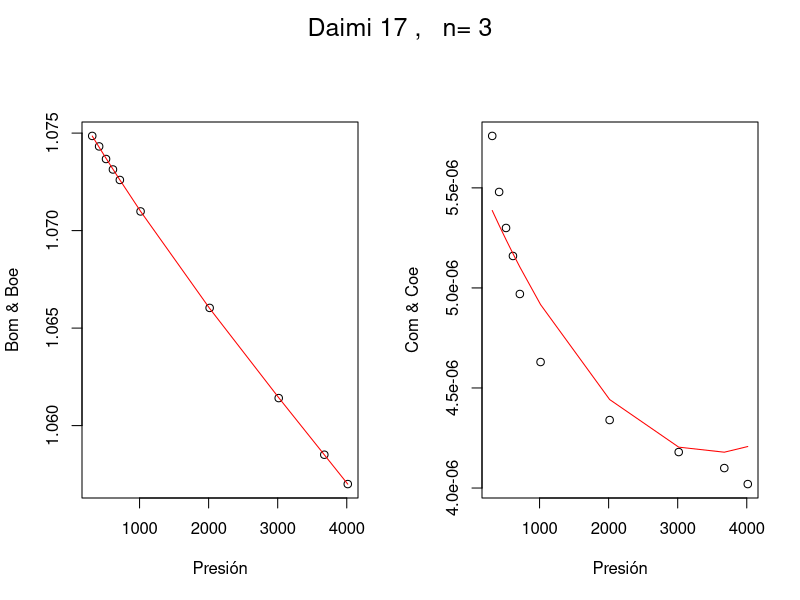
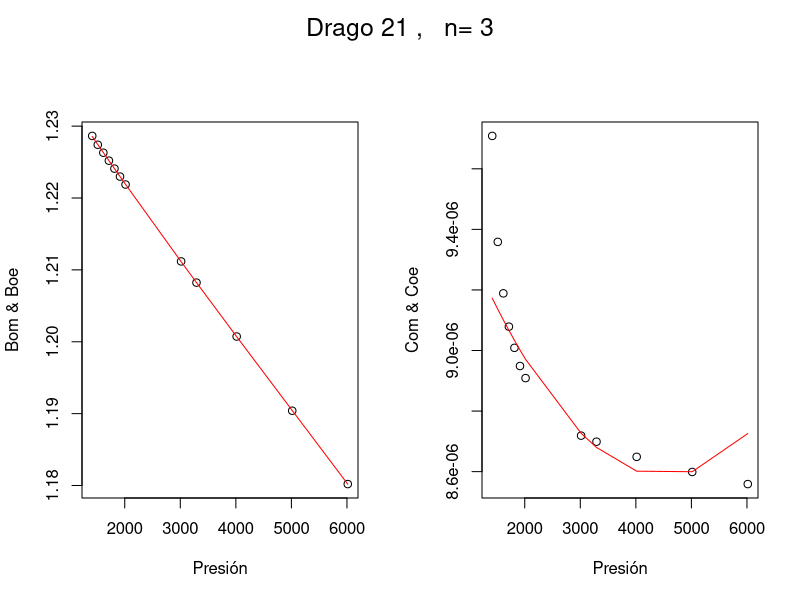
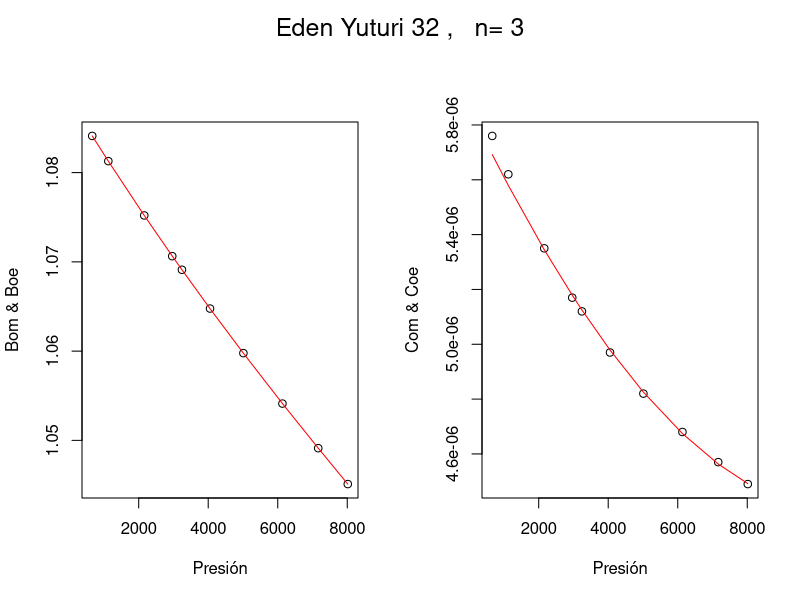
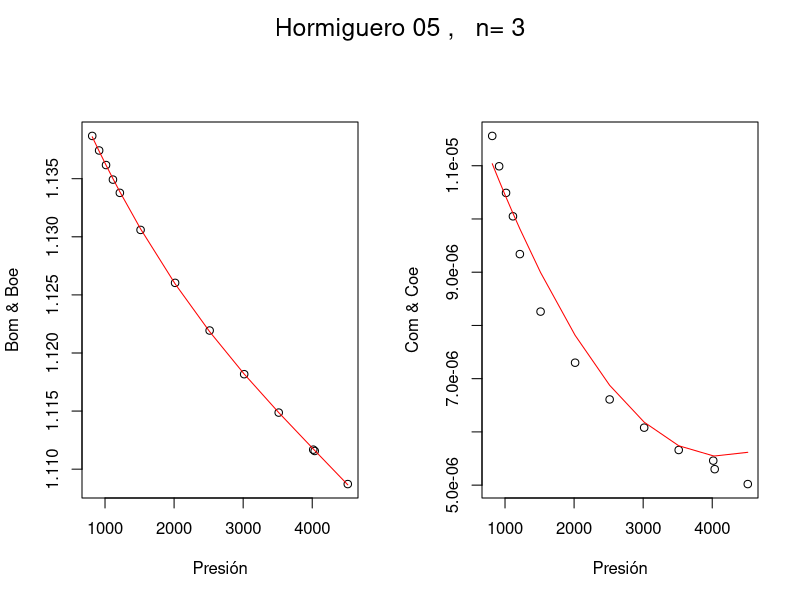
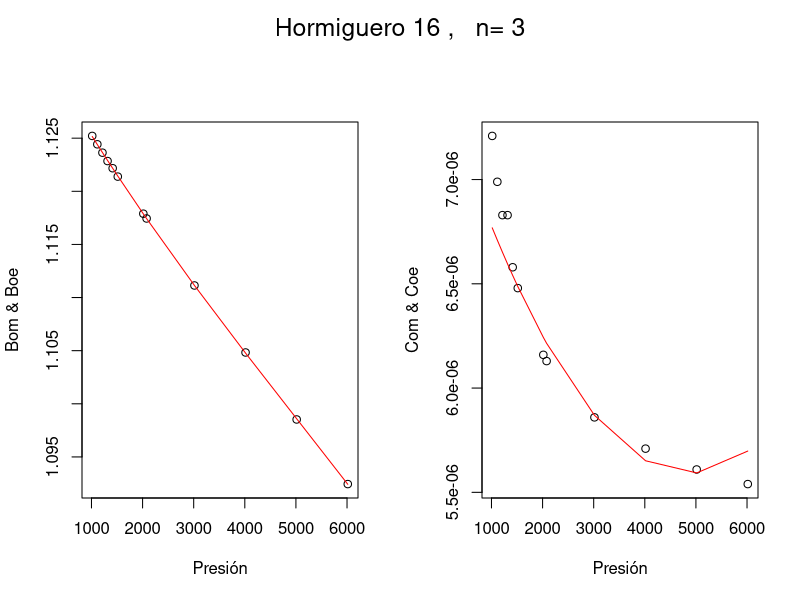
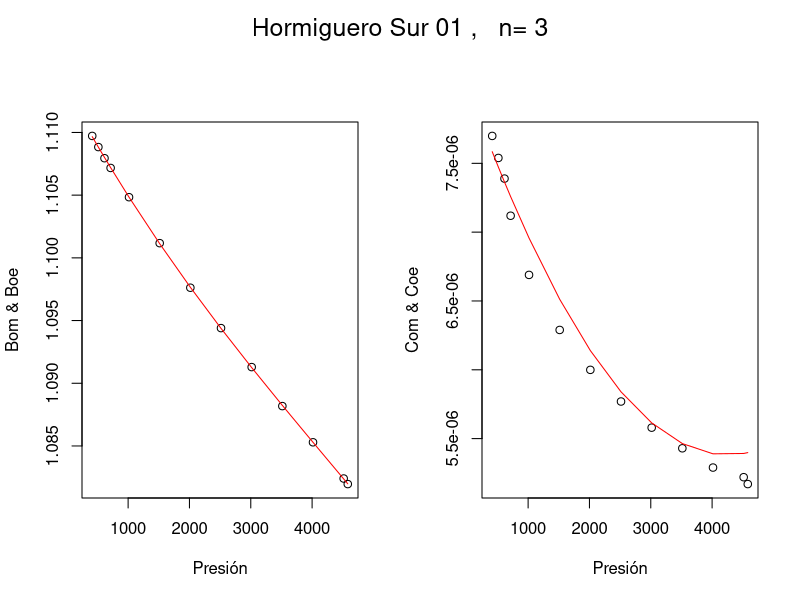
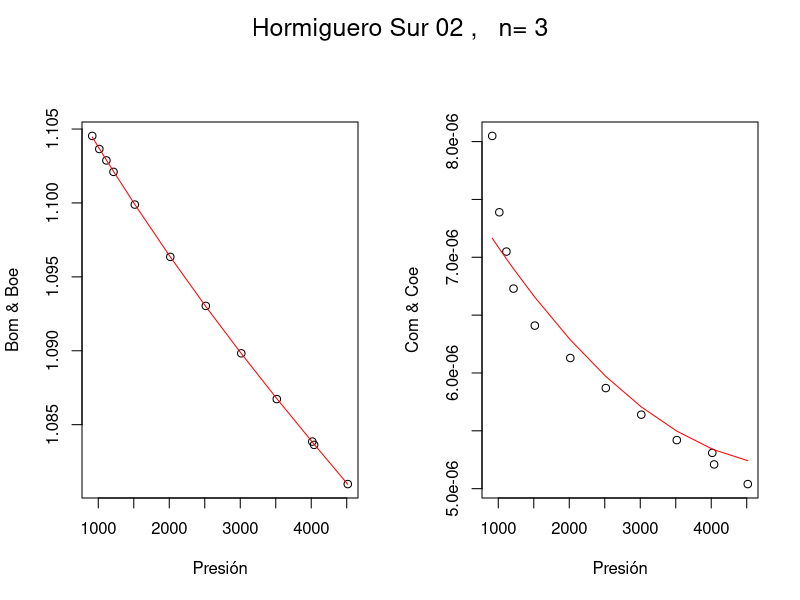
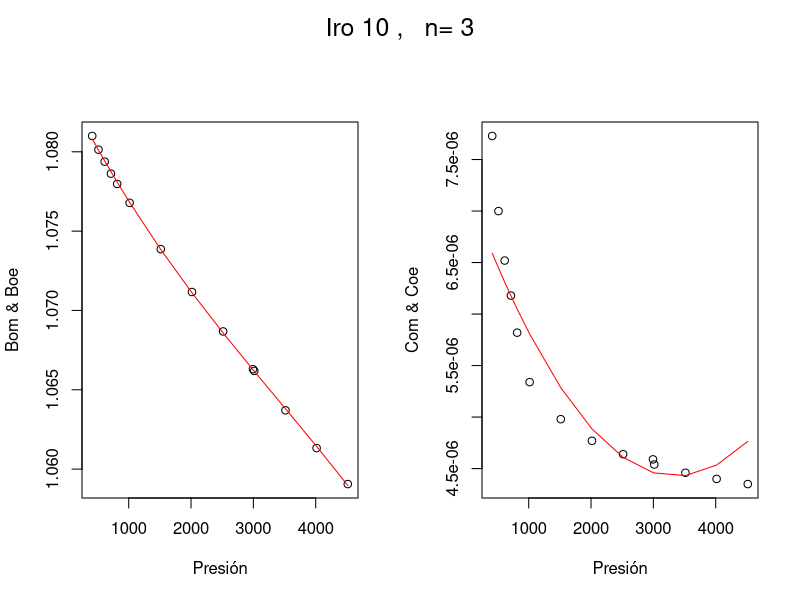

These figures' R source, in order:
library(readxl)
library(forecast)
#Carga de Datos
datos <- read_excel("datos.xlsx")
nombre <-names(datos)
names(datos) <- c("Com","Bom","P","Tr","API","Rg","Reservorio","Pozo")
View(datos)

#!!!!!!!!!!!!!!!!!!!!!!!!!!!!!!!!!!!!!!!!!!!!!!!!!
#Modelo Regresion ================================
#!!!!!!!!!!!!!!!!!!!!!!!!!!!!!!!!!!!!!!!!!!!!!!!!!
regresion = function(datos,n = 3,pozo="Daimi 17"){
  
  #Formula de orden n
  formu = paste0("I(P^",1:n,")")
  formu = paste(formu,collapse = "+")
  formu = paste0("Bom ~ ",formu)
  formu = as.formula(formu)
  
  #Modelo de Regresion
  datos = datos[datos$Pozo==pozo,]
  modelo = lm(data=datos,formula = formu)
  summary(modelo)
  datos$Boe = predict(modelo,datos)
  
  #Calculo de Co
  betas = c()
  for (i in 1:n) {
    betas[i] = modelo$coefficients[i+1]
  }
  
  P_aux = datos$P
  numerador = 0
  for (j in 1:n) {
    numerador = numerador + j*betas[j]*(P_aux^(j-1))
  }
  datos$Coe = -numerador/(datos$Boe)
  
  #Grafico Conjunto de Bo y Co
  par(mfrow=c(1,2),oma = c(0, 0, 2, 0))
  
  plot(datos$P,datos$Bom, xlab = "Presión",ylab = "Bom & Boe")
  lines(datos$P,datos$Boe,col='red')
  
  plot(datos$P,datos$Com, xlab = "Presión",ylab = "Com & Coe")
  lines(datos$P,datos$Coe,col='red')
  mtext(paste(pozo,", "," n=",n),outer = TRUE,cex = 1.5)
  
  return(list('datos'=datos,'modelo'=modelo))
}


#Generacion de Resumen Modelo ---------------
Pozos = unique(datos$Pozo)

p=length(Pozos)
for (k in 1:p) {
  mod = regresion(datos,n=3,pozo=Pozos[k])
  print(summary(mod$modelo))
}




#!!!!!!!!!!!!!!!!!!!!!!!!!!!!!!!!!!!!!!!!!!!!!!!!!
# Modelo Regresion Datos de Panel ----------------
#!!!!!!!!!!!!!!!!!!!!!!!!!!!!!!!!!!!!!!!!!!!!!!!!!

regresionPanel = function(datos,n = 3){
  
  #Formula de orden n
  formu = paste0("I(P^",1:n,")")
  formu = paste(formu,collapse = "+")
  formu = paste0("Bom ~ ", formu , " + factor(Pozo)")
  formu = as.formula(formu)
  
  #Modelo de Regresion
  modelo <- lm(data=datos,formula = formu)
  #summary(modelo)
  datos$Boe <- predict(modelo,datos)
  
  #Calculo de Co
  betas = c()
  for (i in 1:n) {
    betas[i] = modelo$coefficients[i+1]
  }
  
  P_aux = datos$P
  numerador = 0
  for (j in 1:n) {
    numerador = numerador + j*betas[j]*(P_aux^(j-1))
  }
  datos$Coe = -numerador/(datos$Boe)
  
  #Grafico Conjunto de Bo y Co
  # par(mfrow=c(1,2),oma = c(0, 0, 2, 0))
  # 
  # plot(datos$P,datos$Bom, xlab = "Presión",ylab = "Bom & Boe")
  # lines(datos$P,datos$Boe,col='red')
  # 
  # plot(datos$P,datos$Com, xlab = "Presión",ylab = "Com & Coe")
  # lines(datos$P,datos$Coe,col='red')
  # mtext(paste("Regresion Polinomial, n=",n),outer = TRUE,cex = 1.5)
  
  return(list('datos'=datos,'modelo'=modelo))
}


#Generacion de Resumen Modelo
analisisPanel = regresionPanel(datos,n=3)
datosPanel = analisisPanel$datos
summary(analisisPanel$modelo)

k=2
Pozos = unique(datos$Pozo)
datos_aux = datosPanel[datosPanel$Pozo==Pozos[k],]

#Grafico
par(mfrow=c(1,2),oma = c(0, 0, 2, 0))

plot(datos_aux$P,datos_aux$Bom, xlab = "Presión",ylab = "Bom & Boe")
lines(datos_aux$P,datos_aux$Boe,col='red')

plot(datos_aux$P,datos_aux$Com, xlab = "Presión",ylab = "Bom & Boe")
lines(datos_aux$P,datos_aux$Coe,col='red')

mtext(paste("Regresion Polinomial, n=",n=3),outer = TRUE,cex = 1.5)

#####

#Correccion
datos_aux = datosPanel[datosPanel$Pozo==Pozos[k],]
datos_aux




